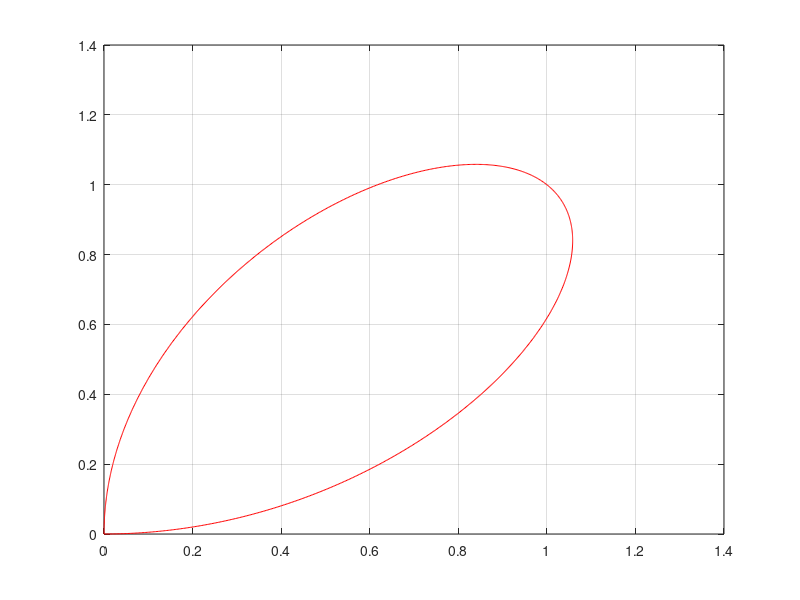

Source code (MATLAB):
% --------------------------------------------------------
% MOOC UPM
% MATLAB y Octave para Ingenieros y Cientificos (2017)
% --------------------------------------------------------
% Ejercicio 4.5.1 
% --------------------------------------------------------

t = linspace( 0 , pi/2 , 1000 );
r = sin(2*t) ./ ( cos(t).^3 + sin(t).^3 );

x = r .* cos(t);
y = r .* sin(t);

plot( x , y , 'r')
grid on

long = sum(sqrt((x(2:end) - x(1:end-1)).^2 + (y(2:end) - ...

y(1:end-1)).^2));

fprintf( 'Longitud = %20.8f\n' , long )

